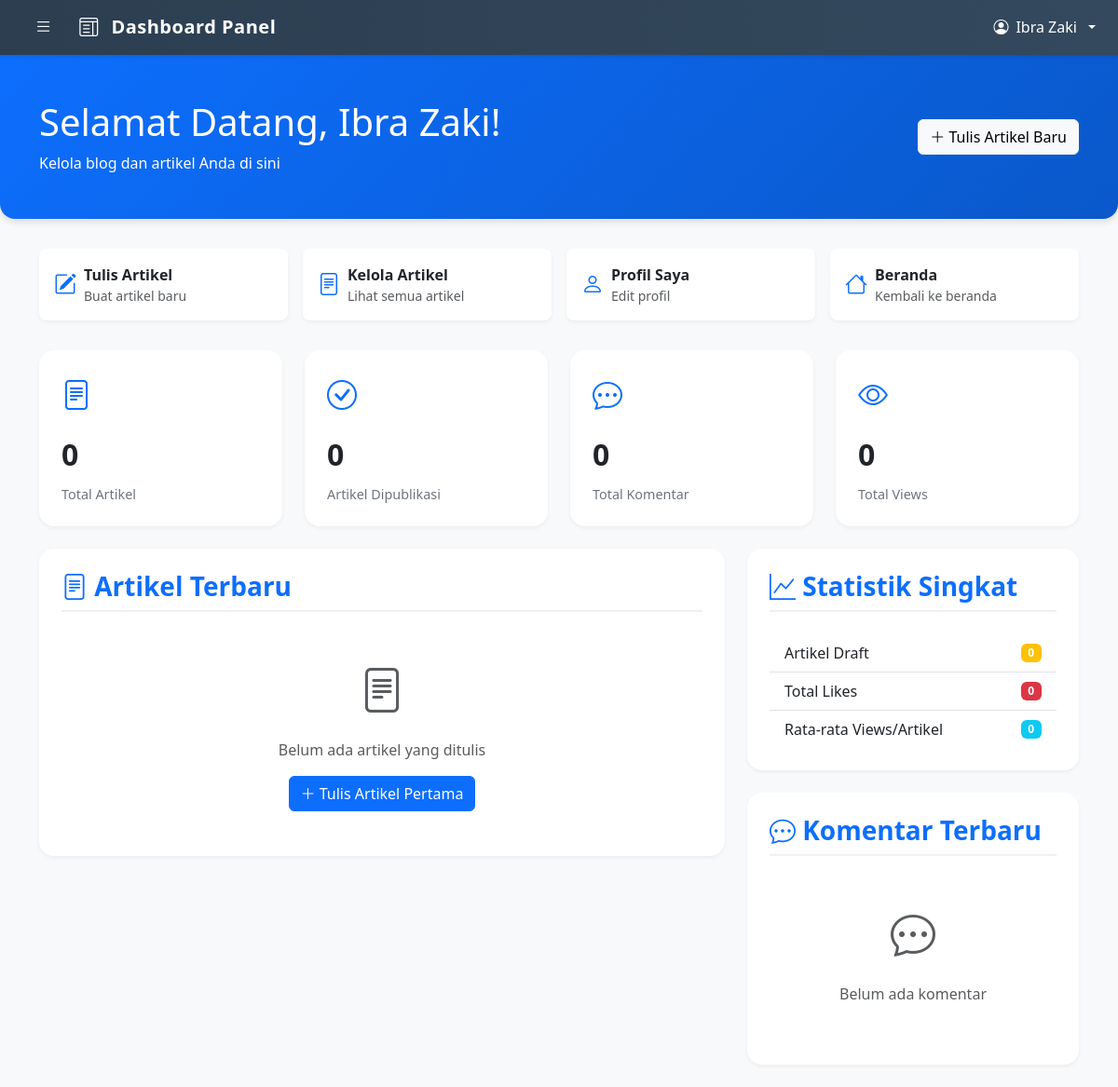
The app's page /bloging/dashboard/users/index.php (signed in), older data.
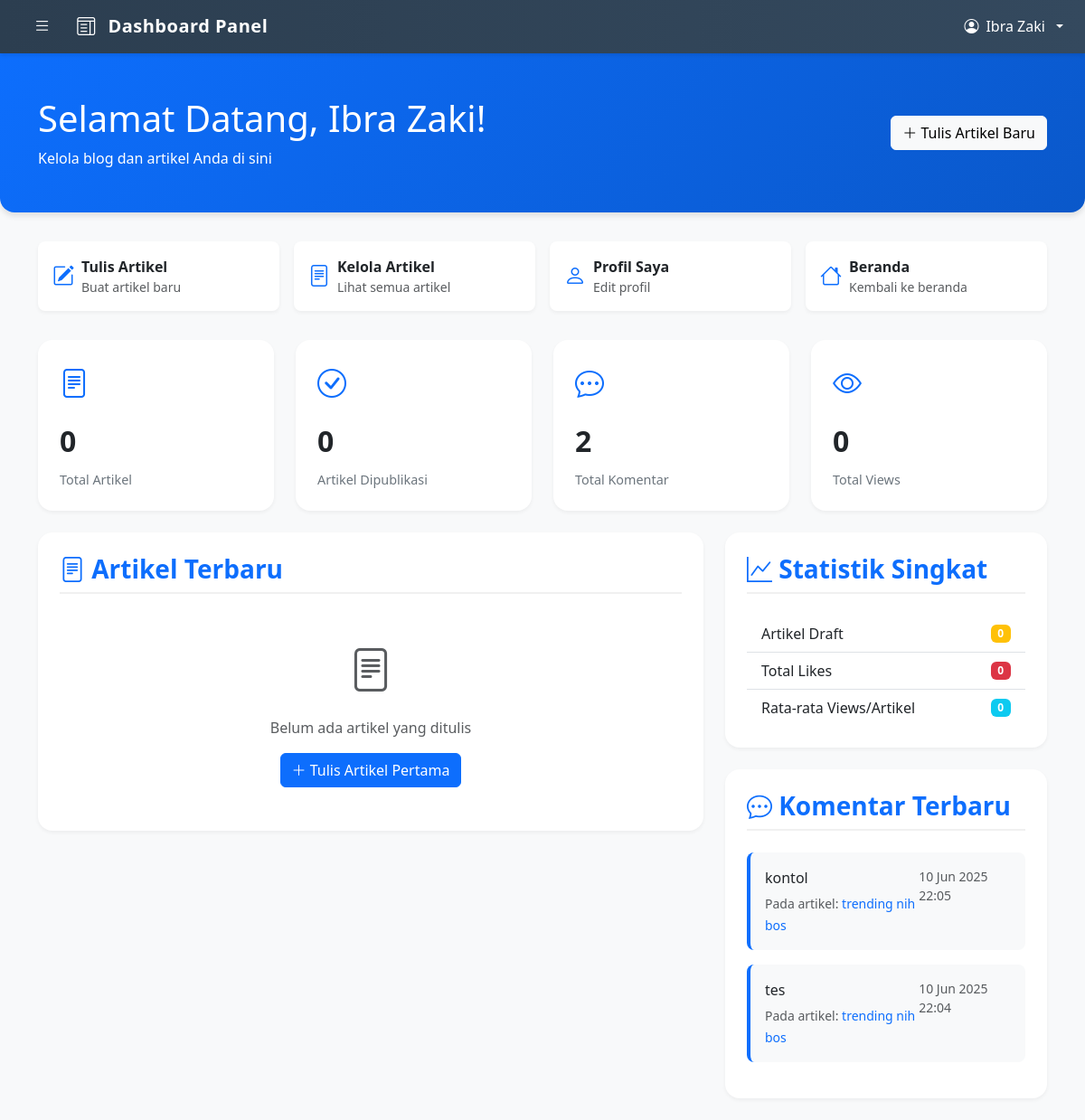
The same page, newer data.
### tables this page shows
CREATE TABLE IF NOT EXISTS `comment` (
  `comment_id` int NOT NULL AUTO_INCREMENT,
  `comment` text NOT NULL,
  `user_id` int NOT NULL,
  `blog_id` int NOT NULL,
  `parent_id` int DEFAULT NULL,
  `status` enum('active','deleted') NOT NULL DEFAULT 'active',
  `created_at` datetime NOT NULL DEFAULT CURRENT_TIMESTAMP,
  `updated_at` datetime DEFAULT NULL ON UPDATE CURRENT_TIMESTAMP,
  PRIMARY KEY (`comment_id`),
  KEY `blog_id` (`blog_id`),
  KEY `user_id` (`user_id`),
  KEY `parent_id` (`parent_id`)
);

CREATE TABLE IF NOT EXISTS `blogs` (
  `id` int NOT NULL AUTO_INCREMENT,
  `title` varchar(255) NOT NULL,
  `content` text NOT NULL,
  `image` varchar(255) DEFAULT NULL,
  `created_at` timestamp NULL DEFAULT CURRENT_TIMESTAMP,
  `category_id` int DEFAULT NULL,
  `author_id` int DEFAULT NULL,
  `author_type` enum('admin','user') DEFAULT NULL,
  `status` enum('draft','published') DEFAULT 'draft',
  `views` int NOT NULL DEFAULT '0',
  PRIMARY KEY (`id`)
);

### bloging/dashboard/users/index.php (the view, shortened to what the changed rows need)
<?php
include '../../config.php';
$user_id = (int) $_SESSION['author_id'];
$user_query = $conn->prepare("SELECT * FROM users WHERE id = ?");
$user_query->bind_param("i", $user_id);
$user_query->execute();
$user = $user_query->get_result()->fetch_assoc();
$stats_query = "
    SELECT
        (SELECT COUNT(*) FROM blogs WHERE author_id = ? AND author_type = 'user') as total_blogs,
        (SELECT COUNT(*) FROM blogs WHERE author_id = ? AND author_type = 'user' AND status = 'published') as published_blogs,
        (SELECT COUNT(*) FROM blogs WHERE author_id = ? AND author_type = 'user' AND status = 'draft') as draft_blogs,
        (SELECT COUNT(*) FROM comment WHERE user_id = ?) as total_comments,
        (SELECT COUNT(*) FROM post_like WHERE liked_by = ?) as total_likes,
        (SELECT SUM(views) FROM blogs WHERE author_id = ? AND author_type = 'user') as total_views
";
$stats_stmt = $conn->prepare($stats_query);
$stats_stmt->bind_param("iiiiii", $user_id, $user_id, $user_id, $user_id, $user_id, $user_id);
$stats_stmt->execute();
$stats = $stats_stmt->get_result()->fetch_assoc();
$comments_query = "
    SELECT c.*, b.title as blog_title
    FROM comment c
    JOIN blogs b ON c.blog_id = b.id
    WHERE c.user_id = ?
    ORDER BY c.created_at DESC
    LIMIT 5
";
$comments_stmt = $conn->prepare($comments_query);
$comments_stmt->bind_param("i", $user_id);
$comments_stmt->execute();
$recent_comments = $comments_stmt->get_result();
?>
<!DOCTYPE html>
<html lang="id">
<head>
    <link href="https://cdn.jsdelivr.net/npm/bootstrap@5.3.0/dist/css/bootstrap.min.css" rel="stylesheet">
    <link href="https://cdn.jsdelivr.net/npm/bootstrap-icons@1.10.5/font/bootstrap-icons.css" rel="stylesheet">
</head>
<body class="bg-light">
    <?php include '../components/navbar.php' ?>
    <?php include '../components/user-sidebar.php' ?>
    <div class="dashboard-header">
        <div class="container">
            <div class="row align-items-center">
                <div class="col-md-8">
                    <h1 class="mb-2">Selamat Datang, <?= htmlspecialchars($user['fname']) ?>!</h1>
                </div>
            </div>
        </div>
    </div>
    <div class="container">
        <div class="row g-4 mb-4">
            <div class="col-md-3">
                <div class="stats-card">
                    <div class="stats-icon">
                        <i class="bi bi-chat-dots"></i>
                    </div>
                    <div class="stats-number"><?= number_format($stats['total_comments']) ?></div>
                    <div class="stats-label">Total Komentar</div>
                </div>
            </div>
        </div>
        <div class="row">
            <div class="col-md-4">
                <div class="content-card">
                    <?php if ($recent_comments->num_rows > 0): ?>
                        <?php while ($comment = $recent_comments->fetch_assoc()): ?>
                            <div class="comment-item">
                                <div class="d-flex justify-content-between">
                                    <div>
                                        <p class="mb-1"><?= htmlspecialchars($comment['comment']) ?></p>
                                        <small class="text-muted">
                                            Pada artikel:
                                            <a href="../../view_detail.php?id=<?= $comment['blog_id'] ?>" class="text-decoration-none">
                                                <?= strip_tags($comment['blog_title']) ?>
                                            </a>
                                        </small>
                                    </div>
                                    <small class="text-muted">
                                        <?= date('d M Y H:i', strtotime($comment['created_at'])) ?>
                                    </small>
                                </div>
                            </div>
                        <?php endwhile; ?>
                    <?php else: ?>
                        <div class="text-center text-muted py-4">
                            <i class="bi bi-chat-dots" style="font-size: 3rem;"></i>
                            <p class="mt-3">Belum ada komentar</p>
                        </div>
                    <?php endif; ?>
                </div>
            </div>
        </div>
    </div>
</body>
</html>

Row changes from the older to the newer data that the page shows:
added comment: comment "kontol", blog.title "trending nih bos", created_at "10 Jun 2025 22:05"
added comment: comment "tes", blog.title "trending nih bos", created_at "10 Jun 2025 22:04"
Text that changed along with them:
$stats['total_comments']: "0" → "2"
text no longer shown: "Belum ada komentar"
